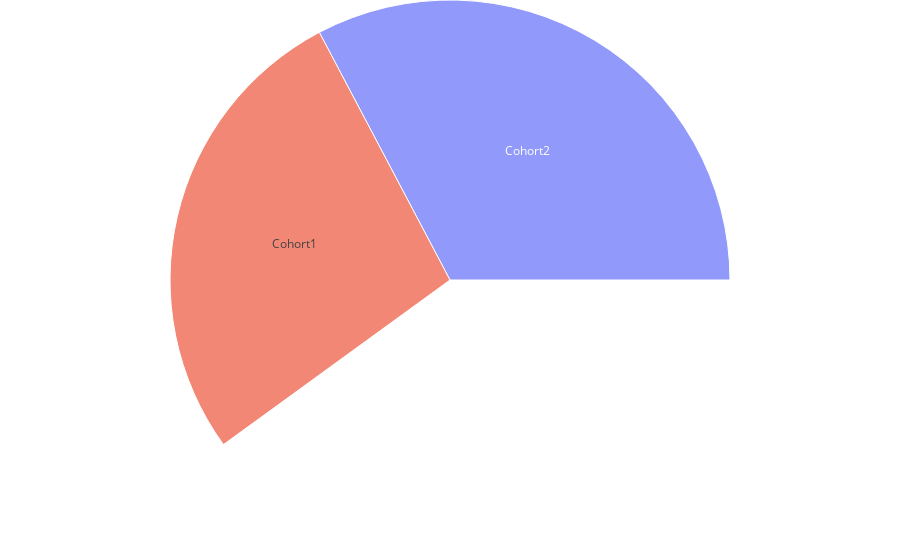

The notebook cell saved with this chart:
### Code cell
import plotly.graph_objects as go
import pandas as pd
# Assuming you have a DataFrame 'df' with columns 'Cohort', 'Visit', 'Count'
# Replace this with your actual data
df = pd.DataFrame({
    'Cohort': ['Cohort1', 'Cohort1', 'Cohort2', 'Cohort2'],
    'Visit': ['Visit1', 'Visit2', 'Visit1', 'Visit2'],
    'Count': [10, 15, 12, 18]
})

fig = go.Figure(go.Sunburst(
    labels=df['Cohort'].tolist() + df['Visit'].tolist(),
    parents=[''] * len(df['Cohort']) + df['Cohort'].tolist(),
    values=df['Count'].tolist() + [None] * len(df['Visit']),
    branchvalues='total',
))

fig.update_layout(margin=dict(t=0, l=0, r=0, b=0))

fig.show()

### Figure 1 — Plotly figure (JSON) as saved in the notebook; plotly's stock layout.template omitted (floating-point values rounded to 4 significant figures)
{"data": [{"branchvalues": "total", "labels": ["Cohort1", "Cohort1", "Cohort2", "Cohort2", "Visit1", "Visit2", "Visit1", "Visit2"], "parents": ["", "", "", "", "Cohort1", "Cohort1", "Cohort2", "Cohort2"], "type": "sunburst", "values": [10, 15, 12, 18, null, null, null, null]}], "layout": {"margin": {"b": 0, "l": 0, "r": 0, "t": 0}}}
